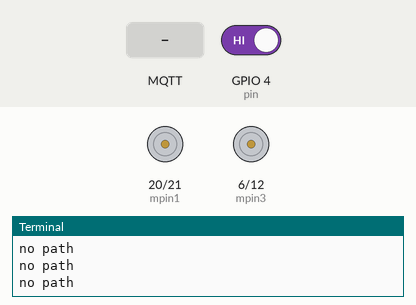
This program was run on a simulated Raspberry Pi (BCM pin numbers). Parts: motor-driver pin pairs drawn as motors (green arrow = first pin HIGH = forward, orange = second pin HIGH = backward, longer = more drive, scaled by the enable pin), the last lines printed to the terminal. The inputs (shaded band) are chosen by the test bench; at power-on: GPIO 4 (pin) HIGH. No MQTT or app messages arrive unless stated.

Above: at 1.3 s.
1.4 s: GPIO 4 (pin) driven LOW
2.9 s: MQTT message "s" arrives on the first subscribed topic
At 4.0 s:
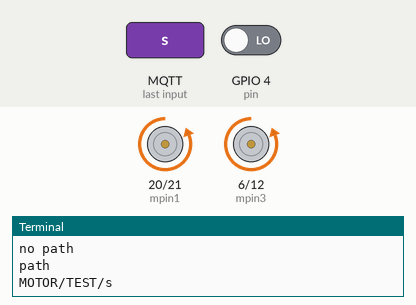
4.4 s: MQTT message "l" arrives on the first subscribed topic
At 5.1 s:
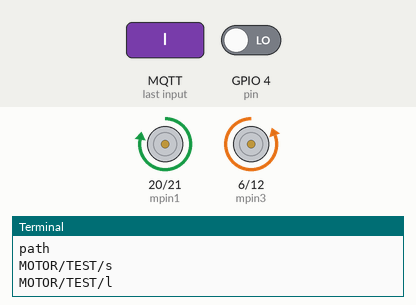
5.9 s: MQTT message "b" arrives on the first subscribed topic
At 6.3 s:
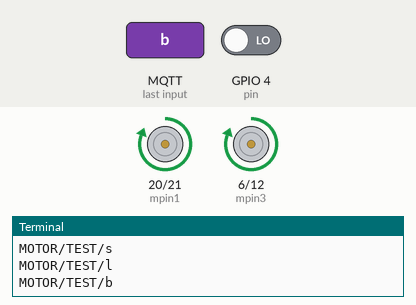
7.4 s: MQTT message "t" arrives on the first subscribed topic
At 8.6 s:
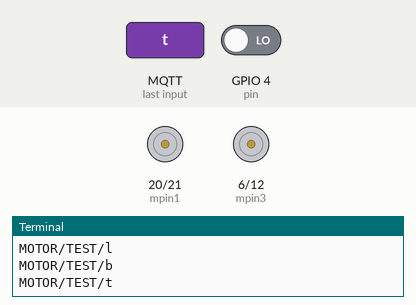
8.9 s: MQTT message "r" arrives on the first subscribed topic
At 9.7 s:
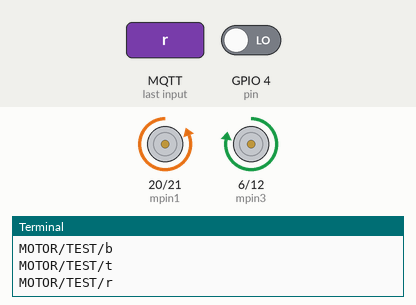
Timing chart, 0 to 11.4 s (numbered marks = the images above; inputs shaded):
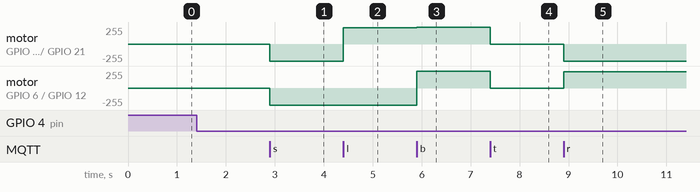

Measured:
- after the input at 2.9 s, motor on GPIO 20 (mpin1) / GPIO 21 (mpin2), motor on GPIO 6 (mpin3) / GPIO 12 (mpin4): stopped → backward 255/255 at once
- after the input at 4.4 s, motor on GPIO 20 (mpin1) / GPIO 21 (mpin2): backward 255/255 → forward 245/255 at once
- after the input at 5.9 s, motor on GPIO 20 (mpin1) / GPIO 21 (mpin2): forward 245/255 → forward 255/255 at once; motor on GPIO 6 (mpin3) / GPIO 12 (mpin4): backward 255/255 → forward 255/255 at once
- after the input at 7.4 s, motor on GPIO 20 (mpin1) / GPIO 21 (mpin2), motor on GPIO 6 (mpin3) / GPIO 12 (mpin4): forward 255/255 → stopped at once
- after the input at 8.9 s, motor on GPIO 20 (mpin1) / GPIO 21 (mpin2): stopped → backward 255/255 at once; motor on GPIO 6 (mpin3) / GPIO 12 (mpin4): stopped → forward 245/255 at once

The program:

mqtt01.py
```python
import RPi.GPIO as GPIO
import paho.mqtt.client as mqtt
import sys
import threading
import signal
import os
import time

pin = 4        # 라인 근접 센서
mpin1 = 20      # 앞 왼 바퀴1
mpin2 = 21      # 앞 왼 바퀴2
mpin3 = 6       # 앞 오 바퀴1
mpin4 = 12      # 앞 오 바퀴2
ena = 17        # 앞 왼 바퀴 enable 입력
enb = 18        # 앞 오 바퀴 enable 입력

GPIO.setmode(GPIO.BCM)
GPIO.setup(pin, GPIO.IN)
GPIO.setup(mpin1, GPIO.OUT)
GPIO.setup(mpin2, GPIO.OUT)
GPIO.setup(mpin3, GPIO.OUT)
GPIO.setup(mpin4, GPIO.OUT)
GPIO.setup(ena, GPIO.OUT)
GPIO.setup(enb, GPIO.OUT)

pa = GPIO.PWM(ena, 100)
pb = GPIO.PWM(enb, 100)
pa.start(100)
pb.start(100)

GPIO.output(mpin1, False)
GPIO.output(mpin2, False)
GPIO.output(mpin3, False)
GPIO.output(mpin4, False)

def setOg():
    pa.ChangeDutyCycle(100)
    pb.ChangeDutyCycle(100)

def set_left():
    pa.ChangeDutyCycle(96)
    GPIO.output(mpin1, True)
    GPIO.output(mpin2, False)
    GPIO.output(mpin3, False)
    GPIO.output(mpin4, True)

def set_right():
    pb.ChangeDutyCycle(96)
    GPIO.output(mpin1, False)
    GPIO.output(mpin2, True)
    GPIO.output(mpin3, True)
    GPIO.output(mpin4, False)

def set_start():
    setOg()
    GPIO.output(mpin1, False)
    GPIO.output(mpin2, True)
    GPIO.output(mpin3, False)
    GPIO.output(mpin4, True)

def set_back():
    setOg()
    GPIO.output(mpin1, True)
    GPIO.output(mpin2, False)
    GPIO.output(mpin3, True)
    GPIO.output(mpin4, False)

def stop():
    setOg()
    GPIO.output(mpin1, False)
    GPIO.output(mpin2, False)
    GPIO.output(mpin3, False)
    GPIO.output(mpin4, False)

def on_message(client, userdata, message):
    topic=str(message.topic)
    message = str(message.payload.decode("utf-8"))
    print(topic+message)

    if message == 's':
        set_start()
    elif message == 'b':
        set_back()
    elif message == 't':
        stop()
    elif message == 'l':
        set_left()
    elif message == 'r':
        set_right()
    else: pass

broker_address='210.119.12.93'
pub_topic = 'MOTOR/TEST/'
print("creating new instance")
client=mqtt.Client("P1") #create new instance
print("connecting to broker")
client.connect(broker_address) #connect to broker
client.subscribe(pub_topic)

# client.on_connect = on_connect
# client.on_disconnect = on_disconnect
client.on_message = on_message


try:
    # while True:
    #     client.loop_forever()
    #GPIO.add_event_detect(pin, GPIO.FALLING, callback=client.loop_forever())
    while True:
        if GPIO.input(pin) == False:
            print('path')
            if GPIO.input(pin) == True:
                break
            client.loop_forever()
        elif GPIO.input(pin) == True:
            print('no path')
            stop()


except KeyboardInterrupt:
    GPIO.cleanup()
    sys.exit()
```
